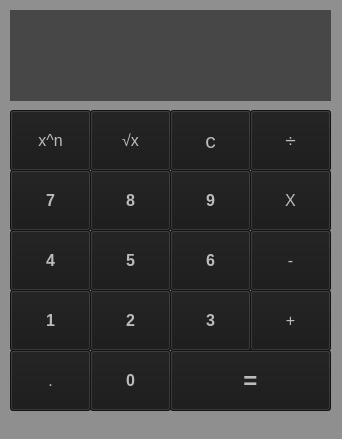
<?xml version="1.0" encoding="UTF-8"?>
<ui version="4.0">
 <class>calc</class>
 <widget class="QMainWindow" name="calc">
  <property name="geometry">
   <rect>
    <x>0</x>
    <y>0</y>
    <width>342</width>
    <height>439</height>
   </rect>
  </property>
  <property name="windowTitle">
   <string>calculator</string>
  </property>
  <property name="styleSheet">
   <string notr="true">background-color: rgb(9, 80, 102);
background-color: rgb(143, 143, 143);</string>
  </property>
  <widget class="QWidget" name="centralwidget">
   <widget class="QPushButton" name="point">
    <property name="geometry">
     <rect>
      <x>10</x>
      <y>350</y>
      <width>81</width>
      <height>61</height>
     </rect>
    </property>
    <property name="font">
     <font>
      <pointsize>12</pointsize>
      <weight>50</weight>
      <bold>false</bold>
     </font>
    </property>
    <property name="focusPolicy">
     <enum>Qt::StrongFocus</enum>
    </property>
    <property name="styleSheet">
     <string notr="true">background-color: rgb(25, 25, 25);
color: rgb(188, 188, 188);
color: rgb(188, 188, 188);</string>
    </property>
    <property name="text">
     <string>.</string>
    </property>
   </widget>
   <widget class="QPushButton" name="q0">
    <property name="geometry">
     <rect>
      <x>90</x>
      <y>350</y>
      <width>81</width>
      <height>61</height>
     </rect>
    </property>
    <property name="font">
     <font>
      <pointsize>12</pointsize>
      <weight>75</weight>
      <bold>true</bold>
     </font>
    </property>
    <property name="focusPolicy">
     <enum>Qt::StrongFocus</enum>
    </property>
    <property name="styleSheet">
     <string notr="true">background-color: rgb(25, 25, 25);
color: rgb(188, 188, 188);
color: rgb(188, 188, 188);</string>
    </property>
    <property name="text">
     <string>0</string>
    </property>
   </widget>
   <widget class="QPushButton" name="answer">
    <property name="geometry">
     <rect>
      <x>170</x>
      <y>350</y>
      <width>161</width>
      <height>61</height>
     </rect>
    </property>
    <property name="font">
     <font>
      <pointsize>18</pointsize>
      <weight>75</weight>
      <bold>true</bold>
     </font>
    </property>
    <property name="focusPolicy">
     <enum>Qt::StrongFocus</enum>
    </property>
    <property name="styleSheet">
     <string notr="true">background-color: rgb(25, 25, 25);
color: rgb(188, 188, 188);
color: rgb(188, 188, 188);</string>
    </property>
    <property name="text">
     <string>=</string>
    </property>
   </widget>
   <widget class="QPushButton" name="q1">
    <property name="geometry">
     <rect>
      <x>10</x>
      <y>290</y>
      <width>81</width>
      <height>61</height>
     </rect>
    </property>
    <property name="font">
     <font>
      <pointsize>12</pointsize>
      <weight>75</weight>
      <bold>true</bold>
     </font>
    </property>
    <property name="focusPolicy">
     <enum>Qt::StrongFocus</enum>
    </property>
    <property name="styleSheet">
     <string notr="true">background-color: rgb(25, 25, 25);
color: rgb(188, 188, 188);
color: rgb(188, 188, 188);</string>
    </property>
    <property name="text">
     <string>1</string>
    </property>
   </widget>
   <widget class="QPushButton" name="q2">
    <property name="geometry">
     <rect>
      <x>90</x>
      <y>290</y>
      <width>81</width>
      <height>61</height>
     </rect>
    </property>
    <property name="font">
     <font>
      <pointsize>12</pointsize>
      <weight>75</weight>
      <bold>true</bold>
     </font>
    </property>
    <property name="focusPolicy">
     <enum>Qt::StrongFocus</enum>
    </property>
    <property name="styleSheet">
     <string notr="true">background-color: rgb(25, 25, 25);
color: rgb(188, 188, 188);
color: rgb(188, 188, 188);</string>
    </property>
    <property name="text">
     <string>2</string>
    </property>
   </widget>
   <widget class="QPushButton" name="q3">
    <property name="geometry">
     <rect>
      <x>170</x>
      <y>290</y>
      <width>81</width>
      <height>61</height>
     </rect>
    </property>
    <property name="font">
     <font>
      <pointsize>12</pointsize>
      <weight>75</weight>
      <bold>true</bold>
     </font>
    </property>
    <property name="focusPolicy">
     <enum>Qt::StrongFocus</enum>
    </property>
    <property name="styleSheet">
     <string notr="true">background-color: rgb(25, 25, 25);
color: rgb(188, 188, 188);
color: rgb(188, 188, 188);</string>
    </property>
    <property name="text">
     <string>3</string>
    </property>
   </widget>
   <widget class="QPushButton" name="add">
    <property name="geometry">
     <rect>
      <x>250</x>
      <y>290</y>
      <width>81</width>
      <height>61</height>
     </rect>
    </property>
    <property name="font">
     <font>
      <pointsize>12</pointsize>
      <weight>50</weight>
      <bold>false</bold>
     </font>
    </property>
    <property name="focusPolicy">
     <enum>Qt::StrongFocus</enum>
    </property>
    <property name="styleSheet">
     <string notr="true">background-color: rgb(25, 25, 25);
color: rgb(188, 188, 188);
color: rgb(188, 188, 188);</string>
    </property>
    <property name="text">
     <string>+</string>
    </property>
   </widget>
   <widget class="QPushButton" name="q4">
    <property name="geometry">
     <rect>
      <x>10</x>
      <y>230</y>
      <width>81</width>
      <height>61</height>
     </rect>
    </property>
    <property name="font">
     <font>
      <pointsize>12</pointsize>
      <weight>75</weight>
      <bold>true</bold>
     </font>
    </property>
    <property name="focusPolicy">
     <enum>Qt::StrongFocus</enum>
    </property>
    <property name="styleSheet">
     <string notr="true">background-color: rgb(25, 25, 25);
color: rgb(188, 188, 188);
color: rgb(188, 188, 188);</string>
    </property>
    <property name="text">
     <string>4</string>
    </property>
   </widget>
   <widget class="QPushButton" name="q5">
    <property name="geometry">
     <rect>
      <x>90</x>
      <y>230</y>
      <width>81</width>
      <height>61</height>
     </rect>
    </property>
    <property name="font">
     <font>
      <pointsize>12</pointsize>
      <weight>75</weight>
      <bold>true</bold>
     </font>
    </property>
    <property name="focusPolicy">
     <enum>Qt::StrongFocus</enum>
    </property>
    <property name="styleSheet">
     <string notr="true">background-color: rgb(25, 25, 25);
color: rgb(188, 188, 188);
color: rgb(188, 188, 188);</string>
    </property>
    <property name="text">
     <string>5</string>
    </property>
   </widget>
   <widget class="QPushButton" name="q6">
    <property name="geometry">
     <rect>
      <x>170</x>
      <y>230</y>
      <width>81</width>
      <height>61</height>
     </rect>
    </property>
    <property name="font">
     <font>
      <pointsize>12</pointsize>
      <weight>75</weight>
      <bold>true</bold>
     </font>
    </property>
    <property name="focusPolicy">
     <enum>Qt::StrongFocus</enum>
    </property>
    <property name="styleSheet">
     <string notr="true">background-color: rgb(25, 25, 25);
color: rgb(188, 188, 188);
color: rgb(188, 188, 188);</string>
    </property>
    <property name="text">
     <string>6</string>
    </property>
   </widget>
   <widget class="QPushButton" name="sub">
    <property name="geometry">
     <rect>
      <x>250</x>
      <y>230</y>
      <width>81</width>
      <height>61</height>
     </rect>
    </property>
    <property name="font">
     <font>
      <pointsize>12</pointsize>
      <weight>50</weight>
      <bold>false</bold>
     </font>
    </property>
    <property name="focusPolicy">
     <enum>Qt::StrongFocus</enum>
    </property>
    <property name="styleSheet">
     <string notr="true">background-color: rgb(25, 25, 25);
color: rgb(188, 188, 188);
color: rgb(188, 188, 188);</string>
    </property>
    <property name="text">
     <string>-</string>
    </property>
   </widget>
   <widget class="QPushButton" name="q7">
    <property name="geometry">
     <rect>
      <x>10</x>
      <y>170</y>
      <width>81</width>
      <height>61</height>
     </rect>
    </property>
    <property name="font">
     <font>
      <pointsize>12</pointsize>
      <weight>75</weight>
      <bold>true</bold>
     </font>
    </property>
    <property name="focusPolicy">
     <enum>Qt::StrongFocus</enum>
    </property>
    <property name="styleSheet">
     <string notr="true">background-color: rgb(25, 25, 25);
color: rgb(188, 188, 188);
color: rgb(188, 188, 188);</string>
    </property>
    <property name="text">
     <string>7</string>
    </property>
   </widget>
   <widget class="QPushButton" name="q8">
    <property name="geometry">
     <rect>
      <x>90</x>
      <y>170</y>
      <width>81</width>
      <height>61</height>
     </rect>
    </property>
    <property name="font">
     <font>
      <pointsize>12</pointsize>
      <weight>75</weight>
      <bold>true</bold>
     </font>
    </property>
    <property name="focusPolicy">
     <enum>Qt::StrongFocus</enum>
    </property>
    <property name="styleSheet">
     <string notr="true">background-color: rgb(25, 25, 25);
color: rgb(188, 188, 188);
color: rgb(188, 188, 188);</string>
    </property>
    <property name="text">
     <string>8</string>
    </property>
   </widget>
   <widget class="QPushButton" name="q9">
    <property name="geometry">
     <rect>
      <x>170</x>
      <y>170</y>
      <width>81</width>
      <height>61</height>
     </rect>
    </property>
    <property name="font">
     <font>
      <pointsize>12</pointsize>
      <weight>75</weight>
      <bold>true</bold>
     </font>
    </property>
    <property name="focusPolicy">
     <enum>Qt::StrongFocus</enum>
    </property>
    <property name="styleSheet">
     <string notr="true">background-color: rgb(25, 25, 25);
color: rgb(188, 188, 188);
color: rgb(188, 188, 188);</string>
    </property>
    <property name="text">
     <string>9</string>
    </property>
   </widget>
   <widget class="QPushButton" name="x">
    <property name="geometry">
     <rect>
      <x>250</x>
      <y>170</y>
      <width>81</width>
      <height>61</height>
     </rect>
    </property>
    <property name="font">
     <font>
      <pointsize>12</pointsize>
      <weight>50</weight>
      <bold>false</bold>
     </font>
    </property>
    <property name="focusPolicy">
     <enum>Qt::StrongFocus</enum>
    </property>
    <property name="styleSheet">
     <string notr="true">background-color: rgb(25, 25, 25);
color: rgb(188, 188, 188);
color: rgb(188, 188, 188);</string>
    </property>
    <property name="text">
     <string>X</string>
    </property>
   </widget>
   <widget class="QPushButton" name="sq">
    <property name="geometry">
     <rect>
      <x>10</x>
      <y>110</y>
      <width>81</width>
      <height>61</height>
     </rect>
    </property>
    <property name="font">
     <font>
      <pointsize>12</pointsize>
      <weight>50</weight>
      <bold>false</bold>
     </font>
    </property>
    <property name="focusPolicy">
     <enum>Qt::StrongFocus</enum>
    </property>
    <property name="styleSheet">
     <string notr="true">background-color: rgb(25, 25, 25);
color: rgb(188, 188, 188);
color: rgb(188, 188, 188);</string>
    </property>
    <property name="text">
     <string>x^n</string>
    </property>
   </widget>
   <widget class="QPushButton" name="clr">
    <property name="geometry">
     <rect>
      <x>170</x>
      <y>110</y>
      <width>81</width>
      <height>61</height>
     </rect>
    </property>
    <property name="font">
     <font>
      <pointsize>16</pointsize>
      <weight>50</weight>
      <bold>false</bold>
     </font>
    </property>
    <property name="focusPolicy">
     <enum>Qt::StrongFocus</enum>
    </property>
    <property name="styleSheet">
     <string notr="true">background-color: rgb(25, 25, 25);
color: rgb(188, 188, 188);
color: rgb(188, 188, 188);</string>
    </property>
    <property name="text">
     <string>c</string>
    </property>
   </widget>
   <widget class="QPushButton" name="sqrt">
    <property name="geometry">
     <rect>
      <x>90</x>
      <y>110</y>
      <width>81</width>
      <height>61</height>
     </rect>
    </property>
    <property name="font">
     <font>
      <pointsize>12</pointsize>
      <weight>50</weight>
      <bold>false</bold>
     </font>
    </property>
    <property name="focusPolicy">
     <enum>Qt::StrongFocus</enum>
    </property>
    <property name="styleSheet">
     <string notr="true">background-color: rgb(25, 25, 25);
color: rgb(188, 188, 188);
color: rgb(188, 188, 188);</string>
    </property>
    <property name="text">
     <string>√x</string>
    </property>
   </widget>
   <widget class="QPushButton" name="div">
    <property name="geometry">
     <rect>
      <x>250</x>
      <y>110</y>
      <width>81</width>
      <height>61</height>
     </rect>
    </property>
    <property name="font">
     <font>
      <pointsize>14</pointsize>
      <weight>50</weight>
      <bold>false</bold>
     </font>
    </property>
    <property name="focusPolicy">
     <enum>Qt::StrongFocus</enum>
    </property>
    <property name="styleSheet">
     <string notr="true">background-color: rgb(25, 25, 25);
color: rgb(188, 188, 188);
color: rgb(188, 188, 188);</string>
    </property>
    <property name="text">
     <string>÷</string>
    </property>
   </widget>
   <widget class="QLabel" name="display">
    <property name="geometry">
     <rect>
      <x>10</x>
      <y>10</y>
      <width>321</width>
      <height>91</height>
     </rect>
    </property>
    <property name="font">
     <font>
      <pointsize>24</pointsize>
     </font>
    </property>
    <property name="layoutDirection">
     <enum>Qt::LeftToRight</enum>
    </property>
    <property name="styleSheet">
     <string notr="true">background-color: rgb(71, 71, 71);
color: rgb(255, 255, 255);</string>
    </property>
    <property name="text">
     <string/>
    </property>
    <property name="alignment">
     <set>Qt::AlignBottom|Qt::AlignRight|Qt::AlignTrailing</set>
    </property>
   </widget>
  </widget>
  <widget class="QStatusBar" name="statusbar"/>
 </widget>
 <resources/>
 <connections/>
</ui>
